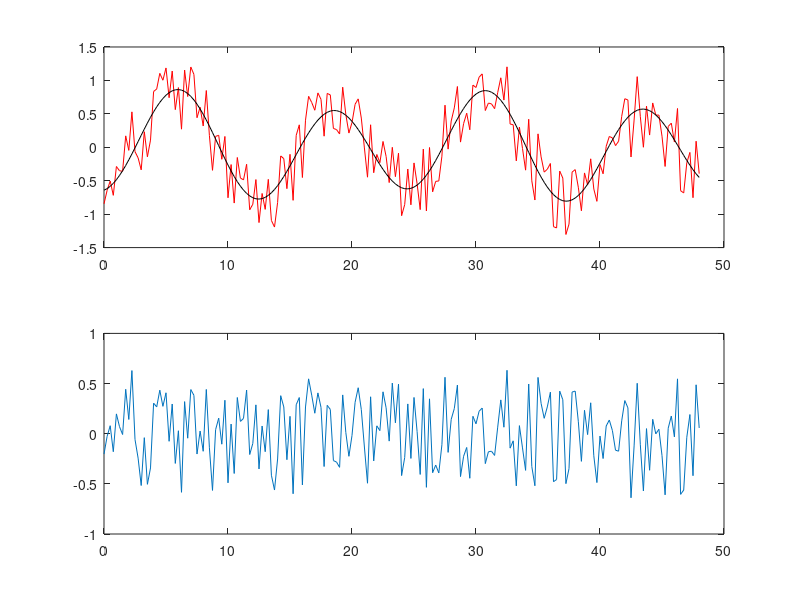
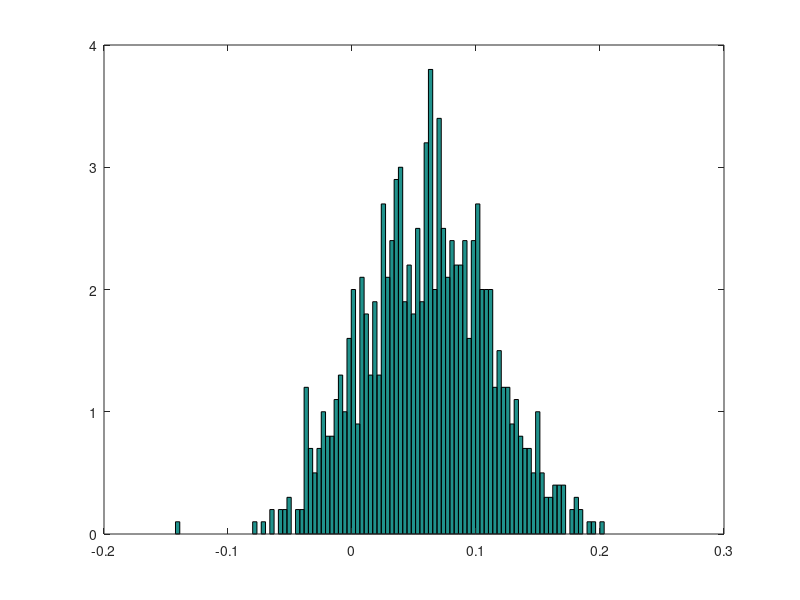
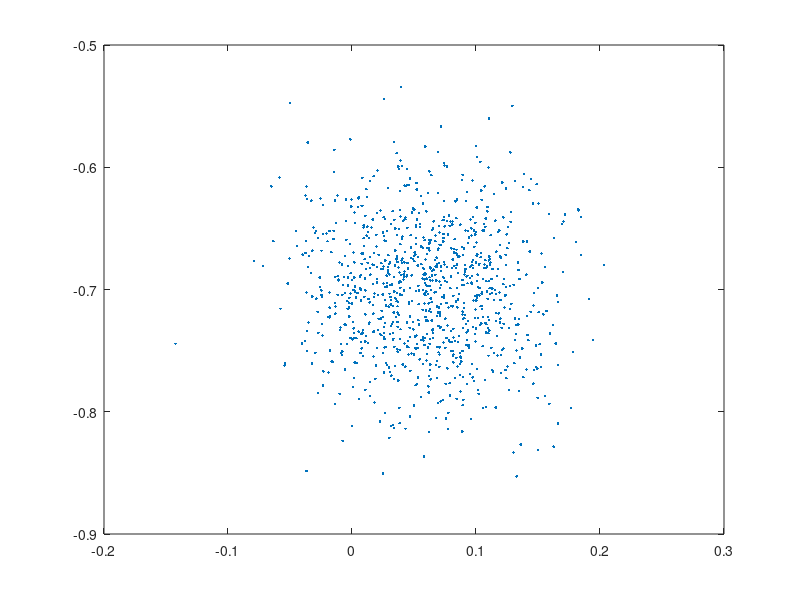
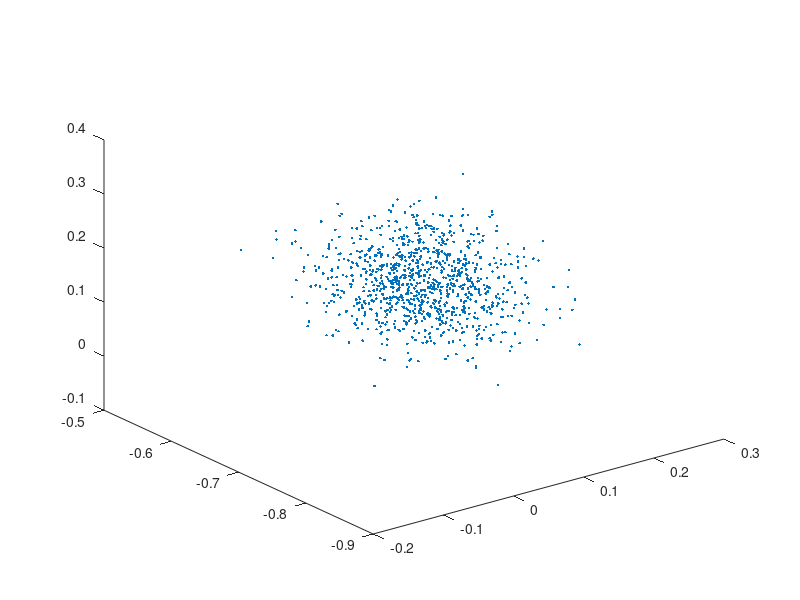

The MATLAB source for these figures, in order:
close all
clear all
a=load('tidalM2O1.txt');

%%plot(a(1,:),a(2,:))

wm2=(2*pi/12.42);
wo1=(2*pi/24);

col_senm2=sin(wm2*a(1,:))';
col_cosm2=cos(wm2*a(1,:))';
col_seno1=sin(wo1*a(1,:))';
col_coso1=cos(wo1*a(1,:))';

G=[col_senm2 col_cosm2 col_seno1 col_coso1];

%
% Gm=d
% m=inv(GT*G)*GT*d

m=inv(G'*G)*G'*a(2,:)';

y_t = m(1)*sin(wm2*a(1,:)) + m(2)*cos(wm2*a(1,:)) ...
     +m(3)*sin(wo1*a(1,:)) + m(4)*cos(wo1*a(1,:));

subplot(2,1,1)
plot(a(1,:),a(2,:),'r',a(1,:),y_t,'k')
subplot(2,1,2)
plot(a(1,:),a(2,:)-y_t)

sigma=0.5;
mmc=[];
for i = 1:1000
  ruido = sigma*randn(length(a(1,:)),1)';
  ymc = y_t+ ruido;
  maux = inv(G'*G)*G'*ymc';
  mmc = [mmc maux];
end

figure
hist(mmc(1,:),100,100)
figure
plot(mmc(1,:),mmc(2,:),'.')
figure 
plot3(mmc(1,:),mmc(2,:),mmc(3,:),'.')


